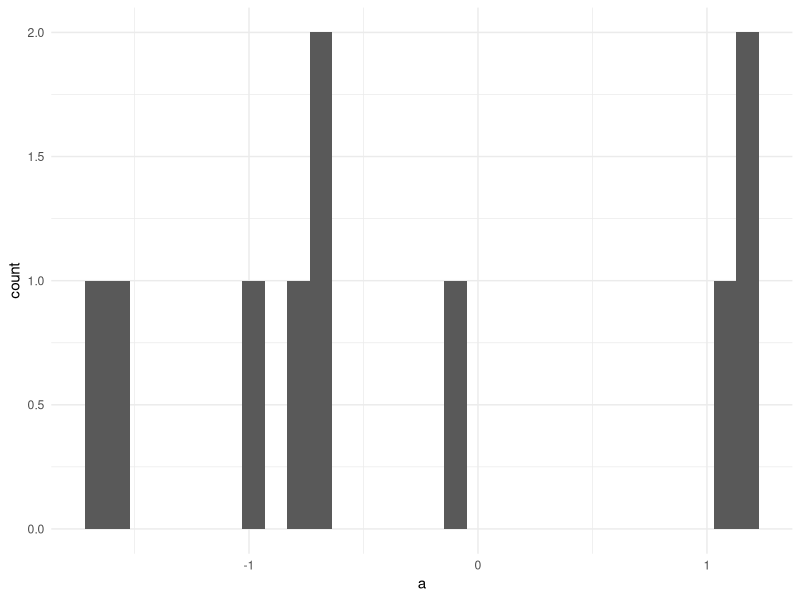

Source code (R):
ds <- data.frame(a = rnorm(10),
                 b = letters[1:10])

summary(ds)

library(ggplot2)

ggplot(data = ds) +
  geom_histogram(aes(x = a)) +
  theme_minimal()
